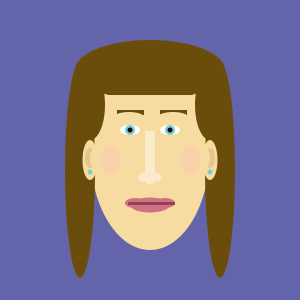
Frame 1 (no input)
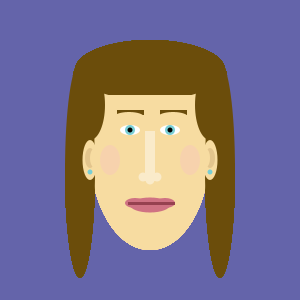
Frame 60 (the mouse pressed at the canvas centre just before this capture)
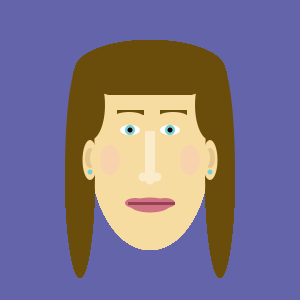
Frame 120 (the mouse held since frame 60 and released just before this capture)

The Processing sketch that drew these frames (run headless with seeded random() and noise(); from frame 60 on, the mouse is pressed at the canvas centre):

// Processing sketch: processing_138658
// ── processing_138658.pde

//lyndsey dulfer
//my great sketch
// declare global variables
int eyeSize;
int earsWiggle;
int stickOut;
int eyeColor;
int eyeWhite;
int tonGue;
int tongueLine;
int eyeBrow;
int eyeSkin;
int eyeSkinh;
boolean clicked= false;

//runs once
void setup(){
  size(300,300);
  background(100,100,170);
  noStroke();
 }
void keyPressed(){
  clicked=!clicked;
} 
//runs forever  
void draw(){
  if(clicked==false){
    eyeSize=5;
    earsWiggle=15;
    stickOut=0;
    eyeColor=10;
    eyeWhite=10;
    tonGue=0;
    tongueLine=0;
    eyeBrow=5;
    eyeSkin=30;
    eyeSkinh=10;
}
if(clicked==true){
    eyeSize=7;
    earsWiggle=30;
    stickOut=30;
    eyeColor=15;
    eyeWhite=20;
    tonGue=2;
    tongueLine=26;
    eyeBrow=10;
    eyeSkin=0;
    eyeSkinh=0;
}
  translate(150,150);
  fill(247,220,161);
  ellipse(0,0,120,200);
      
  fill(247,210,173);
  ellipse(-40,10,20,30);
  ellipse(40,10,20,30);
  
  fill(100,100,170);
  ellipse(80,-30,30,90);
  ellipse(-80,-30,30,90);
  
  fill(255,255,255);
  ellipse(20,-20,20,eyeWhite);
  ellipse(-20,-20,20,eyeWhite);
  
  fill(121,206,212);
  ellipse(-20,-20,eyeColor,eyeColor);
  ellipse(20,-20,eyeColor,eyeColor);
  
  fill(0,0,0);
  ellipse(20,-20,eyeSize,eyeSize);
  ellipse(-20,-20,eyeSize,eyeSize);
  
  fill(250,235,202);
  rect(-5,-19,10,50);
  ellipse(-7,27,9,9);
  ellipse(7,27,9,9);
  ellipse(0,30,9,9);
  
  fill(107,77,11);
  rect(10,-40,27,eyeBrow);
  rect(-33,-40,27,eyeBrow);
  ellipse(0,-80,150,60);
  
  fill(207,114,131);
  ellipse(0,55,40,15);
  ellipse(-15,53,20,10);
  ellipse(15,53,20,10);
  
  fill(247,220,161);
  rect(-66,-55,130,15);
  
  fill(107,77,11);
  ellipse(-70,20,30,215);
  ellipse(70,20,30,215);
  
  fill(247,161,214);
  ellipse(0,68,stickOut,stickOut);
  
  fill(150,65,80);
  rect(-22,52,47,3);
  
  fill(247,220,161);
  ellipse(23,-33,eyeSkin,eyeSkinh);
  ellipse(-21,-33,eyeSkin,eyeSkinh);
  
  fill(247,220,161);
  ellipse(-60,10,earsWiggle,40);
  ellipse(60,10,earsWiggle,40);
  
  fill(227,197,141);
  ellipse(60,8,10,20);
  ellipse(-60,8,10,20);
  
  fill(121,206,212);
  ellipse(60,22,5,5);
  ellipse(-60,22,5,5);
  
  fill(247,220,161);
  ellipse(55,8,10,20);
  ellipse(-55,8,10,20);
  
  fill(107,77,11);
  ellipse(-60,-45,30,70);
  ellipse(60,-45,30,70);
  
  fill(196,124,169);
  rect(-2,55,tonGue,tongueLine);
  
}
